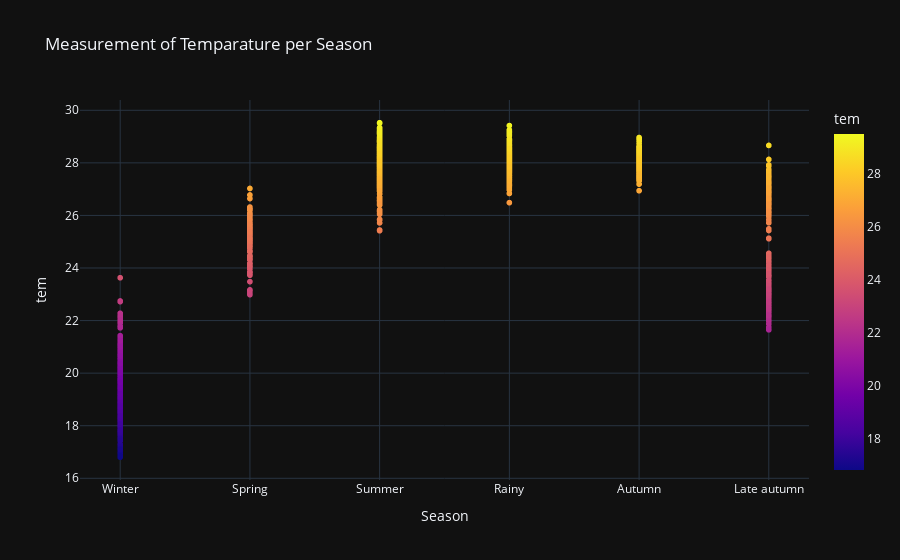

Write notebook code for a chart like this one.
### Code cell
pio.templates.default = "plotly_dark"
fig = px.scatter(df, x = "Season", y = "tem", color="tem", title = "Measurement of Temparature per Season")
fig.show()

### Figure 1 — Plotly figure (JSON) as saved in the notebook; plotly's stock layout.template omitted (floating-point values rounded to 4 significant figures; data arrays with more than 128 entries replaced by an {"elided": "..."} marker saying what was removed)
{"data": [{"hovertemplate": "Season=%{x}<br>tem=%{marker.color}<extra></extra>", "legendgroup": "", "marker": {"color": {"elided": "1380 float values"}, "coloraxis": "coloraxis", "symbol": "circle"}, "mode": "markers", "name": "", "showlegend": false, "type": "scattergl", "x": {"elided": "1380 str values"}, "xaxis": "x", "y": {"elided": "1380 float values"}, "yaxis": "y"}], "layout": {"autosize": true, "coloraxis": {"colorbar": {"title": {"text": "tem"}}, "colorscale": [[0, "#0d0887"], [0.1111, "#46039f"], [0.2222, "#7201a8"], [0.3333, "#9c179e"], [0.4444, "#bd3786"], [0.5556, "#d8576b"], [0.6667, "#ed7953"], [0.7778, "#fb9f3a"], [0.8889, "#fdca26"], [1, "#f0f921"]]}, "legend": {"tracegroupgap": 0}, "title": {"text": "Measurement of Temparature per Season"}, "xaxis": {"anchor": "y", "autorange": true, "domain": [0, 1], "range": [-0.2986, 5.299], "title": {"text": "Season"}, "type": "category"}, "yaxis": {"anchor": "x", "autorange": true, "domain": [0, 1], "range": [15.75, 30.58], "title": {"text": "tem"}, "type": "linear"}}}
